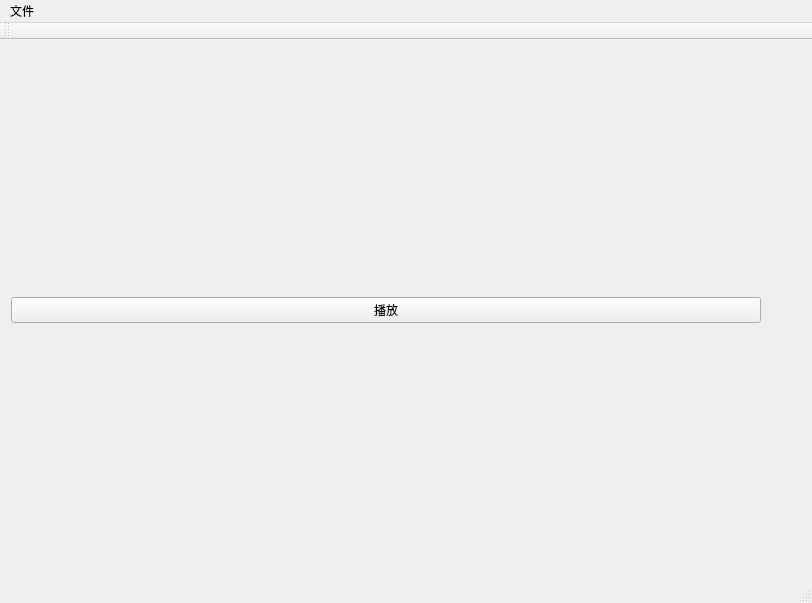
<?xml version="1.0" encoding="UTF-8"?>
<ui version="4.0">
 <class>XPlayerQtClass</class>
 <widget class="QMainWindow" name="XPlayerQtClass">
  <property name="geometry">
   <rect>
    <x>0</x>
    <y>0</y>
    <width>812</width>
    <height>603</height>
   </rect>
  </property>
  <property name="windowTitle">
   <string>XPlayerQt</string>
  </property>
  <widget class="QWidget" name="centralWidget">
   <layout class="QVBoxLayout" name="verticalLayout_3">
    <item>
     <layout class="QHBoxLayout" name="horizontalLayoutVideo"/>
    </item>
    <item>
     <layout class="QHBoxLayout" name="horizontalLayout">
      <item>
       <widget class="QPushButton" name="pushButtonPlay">
        <property name="text">
         <string>播放</string>
        </property>
       </widget>
      </item>
      <item>
       <spacer name="horizontalSpacer">
        <property name="orientation">
         <enum>Qt::Horizontal</enum>
        </property>
        <property name="sizeType">
         <enum>QSizePolicy::Minimum</enum>
        </property>
        <property name="sizeHint" stdset="0">
         <size>
          <width>40</width>
          <height>20</height>
         </size>
        </property>
       </spacer>
      </item>
     </layout>
    </item>
   </layout>
  </widget>
  <widget class="QMenuBar" name="menuBar">
   <property name="geometry">
    <rect>
     <x>0</x>
     <y>0</y>
     <width>812</width>
     <height>23</height>
    </rect>
   </property>
   <widget class="QMenu" name="menu">
    <property name="title">
     <string>文件</string>
    </property>
    <addaction name="actionOpenFile"/>
   </widget>
   <addaction name="menu"/>
  </widget>
  <widget class="QToolBar" name="mainToolBar">
   <attribute name="toolBarArea">
    <enum>TopToolBarArea</enum>
   </attribute>
   <attribute name="toolBarBreak">
    <bool>false</bool>
   </attribute>
  </widget>
  <widget class="QStatusBar" name="statusBar"/>
  <action name="actionOpenFile">
   <property name="text">
    <string>Open File</string>
   </property>
  </action>
 </widget>
 <layoutdefault spacing="6" margin="11"/>
 <resources>
  <include location="xplayerqt.qrc"/>
 </resources>
 <connections/>
</ui>
